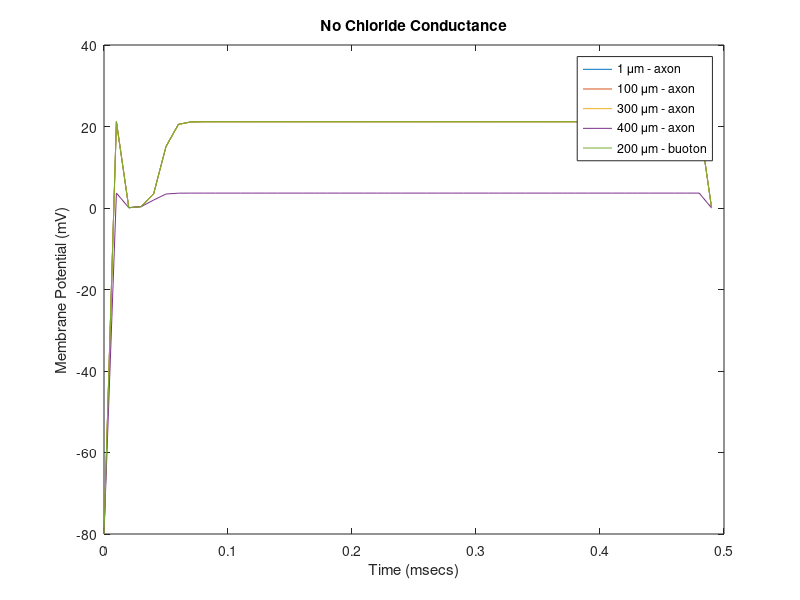

The MATLAB source for this figure:

% Author: Enes Haxhimali
% Axon Type: unmyelinated 

% Parameters

%These simulations are all done with an 1 mew m thick axon%

d_x = 10; % compartment size 
d_t = 10; % step size 

axon_length = 400;
total_time = 500; 
J = axon_length/d_x;% number of compartment    %%%%%%%%%%%%%%%

%{
d_n = 2.5 * 10^(-6); % node length
d_b = 6 *10^(-6); % buoton diameter 
d_a = 1*10^(-6); % axon diameter
myl_d = 1.5*10^(-6); %myleinated axon diameter
myl_sheath = (myl_d-d_a)/2*10^(-6); % the thickness of the myelin sheath
a = d_a/2*10^(-6);  % radius of unmyelentiated node
a_my = myl_d/2*10^(-6); % radius of myelentiated node
r_b = d_b/2*10^(-6);   % radius of buoton
%}
%%{
d_n = 2.5 * 10^(-2); % node length
d_b = 6 *10^(-2); % buoton diameter 
d_a = 1*10^(-2); % axon diameter
myl_d = 1.5*10^(-2); %myleinated axon diameter
myl_sheath = (myl_d-d_a)/2*10^(-2); % the thickness of the myelin sheath
a = d_a/2*10^(-2);  % radius of unmyelentiated node
a_my = myl_d/2*10^(-2); % radius of myelentiated node
r_b = d_b/2*10^(-2);   % radius of buoton
%}
c_m = .1 * 10^(-2);%memebrane capacitance in mu F/cm^2
c_mye = 0.04*10^(-2);%myelin capacitance in mu F/cm^2

% calculating the capacitances
C_a= 2*pi*d_x*a*c_m;
C_my = 2*pi*d_x*a*c_mye;
C_b = c_m*(pi*d_b^2/2-2*r_b^2*acos(1-2*d_a^2/r_b^2));

% conductance
g_Na_n = 740 *10^(-2);% nodal sodium conductance mS/cm^2
g_leak_n = 47*10^(-2);% nodal leak conductance mS/cm^2
g_Na_a = 105*10^(-2);% unymel axon sodium conductance mS/cm^2
g_leak_a = 4.70*10^(-2);% unmyel axon leak conductance mS/cm^2
g_Na_m = 0;% myel axon sodium conductance mS/cm^2
g_leak_m = 0.188*10^(-2);% myel axon leak conductance mS/cm^2
g_Na_b = 0;% buoton sodium conductance mS/cm^2
g_leak_b = 4.7*10^(-2);% buoton leak conductance mS/cm^2

% resistance
R_a = 70*10^(-2);% specific restitivty of the axoplasm at 37 C in omega cm
R_b = 524*10^(-2); % Resistance of bouton in K omega

E_na = 51*10^(-3); % sodium reversal potential in mV
E_l = -80*10^(-3); % leak reversal potential in mV  80
E_cl = -40*10^(-3); % chloride reversal potential in mV

I_inj = 500*10^(-12); % injected current value in pA - picoamperes 

V_values = zeros(total_time/d_t,J) ; % this will hold all the potential values at each compartment and at each unit of time
R_values = zeros(J,1) ; % this will hold all the resistance values at each compartment and at each unit of time
C_values = zeros(J,1) ; % this will hold all the capacitance values at each compartment and at each unit of time
I_values = zeros(total_time/d_t,J) ; % this will hold all the injected current values at each compartment and at each unit of time
m_values = zeros(total_time/d_t,J) ;
h_values = zeros(total_time/d_t,J) ; 

%function [V_values] = potential_solver(axon_type,g_cl,)
% -- - - - - - - - - - -  - --  -%
% setting the V and R values, the buoton is in the middle
R_values(:)  = R_a*d_x/(pi*a^2) *10^-8;
R_values(ceil(J/2)) = R_b;

C_values(:)  = C_a;
C_values(ceil(J/2)) = C_b;

%Rate function values 
    
alpha_m = @(V) (0.029* V + 10.1)./(1+exp(-0.19*V - 9.31));
m_inf = @(V) 1./(1+exp(-0.24*V - 13.44));
beta_m = @(alpha_m,m_inf) alpha_m.*(1./m_inf - 1);
h_inf = @(V) 1./(1+exp(0.1775.*V + 13.26));
beta_h = @(V) 1.25./(1+exp(-0.1.*V - 5.6));
alpha_h = @(beta_h,h_inf) (h_inf.*beta_h)./(1-h_inf);

% before beginning the loop set the values of m and h and V etc for the
% first time step
V_values(1,:) = -80 ;
m_values(1,:) = (alpha_m(V_values(1,:) )*d_t)./(1+(alpha_m(V_values(1,:)) + beta_m(alpha_m(V_values(1,:)),m_inf(V_values(1,:)) ))*d_t);
h_values(1,:) = (alpha_h(beta_h(V_values(1,:) ),h_inf(V_values(1,:)))*d_t)./(1+(alpha_h(beta_h(V_values(1,:)),h_inf(V_values(1,:))) + beta_h(V_values(1,:)))*d_t);

V_0 = V_values(1,:);
m_0 = m_values(1,:);
h_0 = h_values(1,:);

V_1 = 10*V_values(1,:);
A = zeros(J,J);
    B = zeros(J,1);
for n  = 2:total_time/d_t - 1
    disp(['timestep: ' num2str(n)])
    % we need to solve linear system of equations A*V(n) = B at each time step, where A
    % is the matrix of coefficients for the trigonal system of equations.    
   
    %{
    if n == 2
        V_0 = V_values(1,:);
        m_0 = m_values(1,:);
    end
    %}

    count = 0;
   %while abs(V_0-V_1) > 10^(-4)
        count = count +1;
        %disp('here')
        %disp(abs(V_0-V_1))
        for j = 1:J
            
            % BC1: if j = 1, v_-1 = v_1 
            % BC2: if j = J+1, v_J+1 = v_J-1
            
            % also have a condition if we are the axon or the buoton -->
            % resitance and capatiance values will change 
            
            % calculating the rate functions for this specific V

            alpha_m_current = alpha_m(V_values(n,j));
            m_inf_current = m_inf(V_values(n,j));
            beta_m_current = beta_m(alpha_m_current,m_inf_current);
            h_inf_current = h_inf(V_values(n,j));
            beta_h_current = beta_h(V_values(n,j));
            alpha_h_current = alpha_h(beta_h_current,h_inf_current);
          
    
            % if j = ceil(J/2) then buoton else 
            %g_cl = 26.6*10^(-3);
            g_cl = 0;

            g_leak_a = g_leak_a + g_cl; % adding a cl component to the leak conductane
            if g_cl ~= 0 
                E_l = E_cl;
            end
             C_values(j) = C_values(j)
             R_values = R_values
            % first solve the triagonal system of equations for U
                if j ~= 1 && j ~= J
                    L  = -2*d_t/ (C_values(j)*(R_values(j-1) + R_values(j)));  
                    U  = -2*d_t/ (C_values(j)*(R_values(j) + R_values(j+1)));
                    % assigning the coefficients
                    A(j,j+1) = U;  
                    A(j,j-1) = L;
                elseif j == 1 % BC1
                    L  = 0;  
                    U  = - 4*d_t/ (C_values(1)*(R_values(1) + R_values(2)));         
                    A(j,j+1) = U;  % assigning the coefficients
                else  % BC2
                    L  = - 4*d_t/ (C_values(J)*(R_values(J-1) + R_values(J)));  
                    U = 0;
                    A(j,j-1) = .2;%L % assigning the coefficients
                end          

                disp(['L = ' num2str(L)])
                disp(['U = ' num2str(U)])
                disp(['m0 = ' num2str(m_0(j))])
                disp(['h0 = ' num2str(h_0(j))])
                disp(['rest =' num2str(d_t/C_values(j)*(g_Na_a*real(m_0(j))^3*real(h_0(j))+g_leak_a))])       
                %disp(['rest =' num2str(d_t/C_values(j)*(g_Na_a*m_0(j)^3*h_0(j)+g_leak_a))])
        
                D = 1 - L - U + d_t/C_values(j)*(g_Na_a*real(m_0(j))^3*real(h_0(j))+g_leak_a); %sum through conductances            
                A(j,j) =  D; % assigning the coefficients 
                disp(['D = ' num2str(D)])
                if j ~= ceil(J/2) % case when not buoton
                    if  (n == 1  ) && j == 1  % we have an injected current in the first time step in first compartment
                      
                        %disp(V_0 + d_t/C_values(j) * (g_Na_a*m_0(j)^3*h_0(j)*E_na+g_leak_a*E_l) + d_t/C_values(j) * I_inj)
                        B(j) = V_0(j) + d_t/C_values(j) * (g_Na_a*real(m_0(j))^3*real(h_0(j))*E_na+g_leak_a*E_l) + d_t/C_values(j) * I_inj;
                    else
                        B(j) = V_0(j) + d_t/C_values(j) * (g_Na_a*real(m_0(j))^3*real(h_0(j))*E_na+g_leak_a*E_l) + d_t/C_values(j);            
                    end    
                else
                    B(j) = V_0(j) + d_t/C_values(j) * (g_Na_b*real(m_0(j))^3*real(h_0(j))*E_na+g_leak_b*E_l) + d_t/C_values(j);        
                end                                        
                disp(['zb = ' num2str(B(j))])
        end 
        % updating V_0
        if  count ~= 1
            V_0 = V_1;
        end
        % Now solve AV = B to get new V_1:     
        V_1 = inv(A)*B;      

        %m_0= (m_0 + alpha_m(V_1)*d_t)./(1+(alpha_m(V_1) + beta_m(V_1))*d_t);
        %h_0 = (h_0 + alpha_h(V_1)*d_t)./(1+(alpha_h(V_1) +
        %beta_h(V_1))*d_t);
       if count ==20
        disp(m_0)
       end

       m_0 =  (m_0+d_t.*alpha_m(V_1))./(1+(alpha_m(V_1) + d_t*beta_m(alpha_m(V_1),m_inf(V_1) )));
      
       h_0= (h_0+alpha_h(beta_h(V_1 ),h_inf(V_1))*d_t)./(1+(alpha_h(beta_h(V_1),h_inf(V_1)) + beta_h(V_1))*d_t);

        %m_values(n,j) = (m_values(n-1,j) + alpha_m(V_values(n,j))*d_t)/(1+(alpha_m(V_values(n,j)) + beta_m(V_values(n,j)))*d_t);
        %h_values(n,j) = (h_values(n-1,j) + alpha_h(V_values(n,j))*d_t)/(1+(alpha_h(V_values(n,j)) + beta_h(V_values(n,j)))*d_t);
           
    %end
    V_values(n,:) = V_1;
    m_values(n,:) = m_0(:,1);
    h_values(n,:) = h_0(:,1);
end

V_values = V_values;  % converting from V to mV for graphs

time = 0:d_t:total_time-d_t;
time = time/1000;
figure()
plot(time,V_values(:,1))
hold on;
plot(time,V_values(:,100/d_x))
hold on;

plot(time,V_values(:,300/d_x))
hold on;
plot(time,V_values(:,J)) 
hold on;
plot(time,V_values(:,ceil(J/2)))


title("No Chloride Conductance")
xlabel("Time (msecs)")
ylabel("Membrane Potential (mV)")
legend('1 \mum - axon', '100 \mum - axon',  '300 \mum - axon', '400 \mum - axon','200 \mum - buoton')

